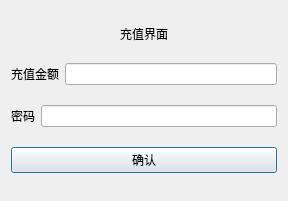
<?xml version="1.0" encoding="UTF-8"?>
<ui version="4.0">
 <class>moneyin</class>
 <widget class="QDialog" name="moneyin">
  <property name="geometry">
   <rect>
    <x>0</x>
    <y>0</y>
    <width>288</width>
    <height>201</height>
   </rect>
  </property>
  <property name="windowTitle">
   <string>Dialog</string>
  </property>
  <layout class="QVBoxLayout" name="verticalLayout">
   <item>
    <widget class="QLabel" name="label">
     <property name="sizePolicy">
      <sizepolicy hsizetype="Preferred" vsizetype="Fixed">
       <horstretch>0</horstretch>
       <verstretch>0</verstretch>
      </sizepolicy>
     </property>
     <property name="text">
      <string>充值界面</string>
     </property>
     <property name="alignment">
      <set>Qt::AlignCenter</set>
     </property>
    </widget>
   </item>
   <item>
    <layout class="QHBoxLayout" name="horizontalLayout">
     <item>
      <widget class="QLabel" name="label_2">
       <property name="text">
        <string>充值金额</string>
       </property>
      </widget>
     </item>
     <item>
      <widget class="QLineEdit" name="line_money"/>
     </item>
    </layout>
   </item>
   <item>
    <layout class="QHBoxLayout" name="horizontalLayout_2">
     <item>
      <widget class="QLabel" name="label_3">
       <property name="text">
        <string>密码</string>
       </property>
      </widget>
     </item>
     <item>
      <widget class="QLineEdit" name="line_password">
       <property name="echoMode">
        <enum>QLineEdit::Password</enum>
       </property>
      </widget>
     </item>
    </layout>
   </item>
   <item>
    <widget class="QPushButton" name="pushButton">
     <property name="text">
      <string>确认</string>
     </property>
    </widget>
   </item>
  </layout>
 </widget>
 <resources/>
 <connections/>
</ui>
